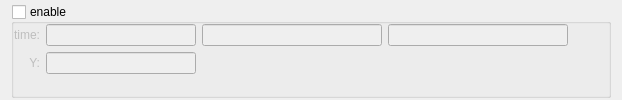
           <widget class="QWidget" name="crosshairTab">
            <attribute name="title">
             <string>crosshair</string>
            </attribute>
            <layout class="QVBoxLayout" name="verticalLayout_15">
             <property name="topMargin">
              <number>4</number>
             </property>
             <property name="bottomMargin">
              <number>2</number>
             </property>
             <item>
              <widget class="QGroupBox" name="crosshairGroup">
               <property name="enabled">
                <bool>true</bool>
               </property>
               <property name="toolTip">
                <string>enable crosshair (click in plot to drop crosshair at point)</string>
               </property>
               <property name="title">
                <string>enable</string>
               </property>
               <property name="checkable">
                <bool>true</bool>
               </property>
               <property name="checked">
                <bool>false</bool>
               </property>
               <layout class="QVBoxLayout" name="verticalLayout_13">
                <property name="leftMargin">
                 <number>0</number>
                </property>
                <property name="topMargin">
                 <number>0</number>
                </property>
                <property name="rightMargin">
                 <number>0</number>
                </property>
                <property name="bottomMargin">
                 <number>0</number>
                </property>
                <item>
                 <layout class="QFormLayout" name="formLayout_6">
                  <property name="fieldGrowthPolicy">
                   <enum>QFormLayout::AllNonFixedFieldsGrow</enum>
                  </property>
                  <property name="labelAlignment">
                   <set>Qt::AlignRight|Qt::AlignTrailing|Qt::AlignVCenter</set>
                  </property>
                  <item row="0" column="0">
                   <widget class="QLabel" name="label_10">
                    <property name="sizePolicy">
                     <sizepolicy hsizetype="Preferred" vsizetype="Preferred">
                      <horstretch>0</horstretch>
                      <verstretch>0</verstretch>
                     </sizepolicy>
                    </property>
                    <property name="minimumSize">
                     <size>
                      <width>0</width>
                      <height>0</height>
                     </size>
                    </property>
                    <property name="text">
                     <string>time:</string>
                    </property>
                    <property name="alignment">
                     <set>Qt::AlignRight|Qt::AlignTrailing|Qt::AlignVCenter</set>
                    </property>
                   </widget>
                  </item>
                  <item row="0" column="1">
                   <layout class="QHBoxLayout" name="horizontalLayout_22">
                    <item>
                     <widget class="QLineEdit" name="crosshairGPS">
                      <property name="sizePolicy">
                       <sizepolicy hsizetype="Fixed" vsizetype="Fixed">
                        <horstretch>0</horstretch>
                        <verstretch>0</verstretch>
                       </sizepolicy>
                      </property>
                      <property name="minimumSize">
                       <size>
                        <width>150</width>
                        <height>0</height>
                       </size>
                      </property>
                      <property name="toolTip">
                       <string>crosshair time GPS</string>
                      </property>
                      <property name="readOnly">
                       <bool>true</bool>
                      </property>
                     </widget>
                    </item>
                    <item>
                     <widget class="QLineEdit" name="crosshairUTC">
                      <property name="sizePolicy">
                       <sizepolicy hsizetype="Minimum" vsizetype="Fixed">
                        <horstretch>0</horstretch>
                        <verstretch>0</verstretch>
                       </sizepolicy>
                      </property>
                      <property name="minimumSize">
                       <size>
                        <width>180</width>
                        <height>0</height>
                       </size>
                      </property>
                      <property name="toolTip">
                       <string>crosshair time UTC</string>
                      </property>
                      <property name="readOnly">
                       <bool>true</bool>
                      </property>
                     </widget>
                    </item>
                    <item>
                     <widget class="QLineEdit" name="crosshairLocal">
                      <property name="sizePolicy">
                       <sizepolicy hsizetype="Minimum" vsizetype="Fixed">
                        <horstretch>0</horstretch>
                        <verstretch>0</verstretch>
                       </sizepolicy>
                      </property>
                      <property name="minimumSize">
                       <size>
                        <width>180</width>
                        <height>0</height>
                       </size>
                      </property>
                      <property name="toolTip">
                       <string>crosshair time local</string>
                      </property>
                      <property name="readOnly">
                       <bool>true</bool>
                      </property>
                     </widget>
                    </item>
                    <item>
                     <spacer name="horizontalSpacer_15">
                      <property name="orientation">
                       <enum>Qt::Horizontal</enum>
                      </property>
                      <property name="sizeHint" stdset="0">
                       <size>
                        <width>40</width>
                        <height>20</height>
                       </size>
                      </property>
                     </spacer>
                    </item>
                   </layout>
                  </item>
                  <item row="1" column="0">
                   <widget class="QLabel" name="label_11">
                    <property name="sizePolicy">
                     <sizepolicy hsizetype="Preferred" vsizetype="Preferred">
                      <horstretch>0</horstretch>
                      <verstretch>0</verstretch>
                     </sizepolicy>
                    </property>
                    <property name="minimumSize">
                     <size>
                      <width>0</width>
                      <height>0</height>
                     </size>
                    </property>
                    <property name="text">
                     <string>Y:</string>
                    </property>
                    <property name="alignment">
                     <set>Qt::AlignRight|Qt::AlignTrailing|Qt::AlignVCenter</set>
                    </property>
                   </widget>
                  </item>
                  <item row="1" column="1">
                   <layout class="QHBoxLayout" name="horizontalLayout_23">
                    <item>
                     <widget class="QLineEdit" name="crosshairYValue">
                      <property name="sizePolicy">
                       <sizepolicy hsizetype="Fixed" vsizetype="Fixed">
                        <horstretch>0</horstretch>
                        <verstretch>0</verstretch>
                       </sizepolicy>
                      </property>
                      <property name="minimumSize">
                       <size>
                        <width>150</width>
                        <height>0</height>
                       </size>
                      </property>
                      <property name="toolTip">
                       <string>crosshair Y value</string>
                      </property>
                      <property name="readOnly">
                       <bool>true</bool>
                      </property>
                     </widget>
                    </item>
                    <item>
                     <spacer name="horizontalSpacer_16">
                      <property name="orientation">
                       <enum>Qt::Horizontal</enum>
                      </property>
                      <property name="sizeHint" stdset="0">
                       <size>
                        <width>40</width>
                        <height>20</height>
                       </size>
                      </property>
                     </spacer>
                    </item>
                   </layout>
                  </item>
                 </layout>
                </item>
               </layout>
              </widget>
             </item>
            </layout>
           </widget>
